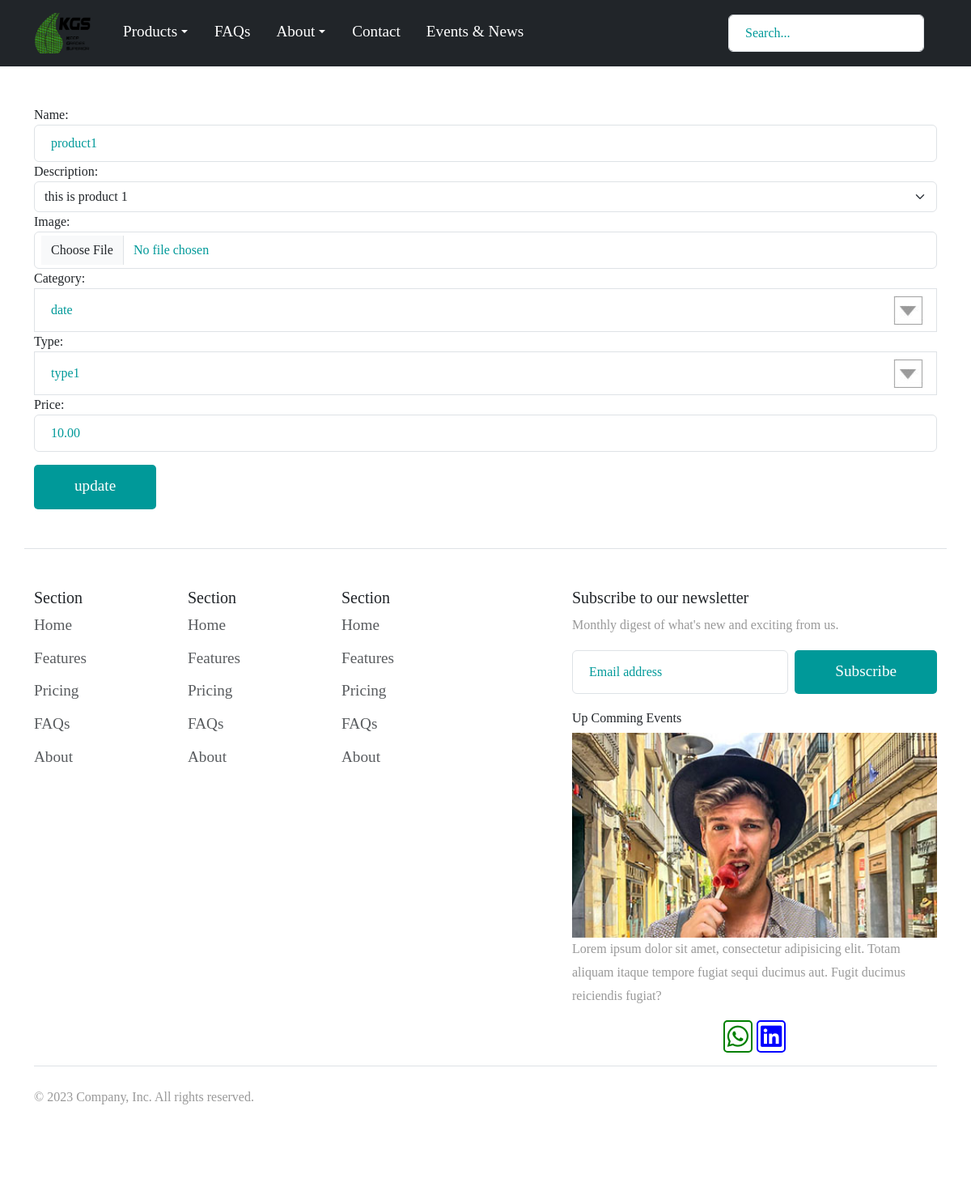
The page /update_product/1/ on the database as committed earlier.
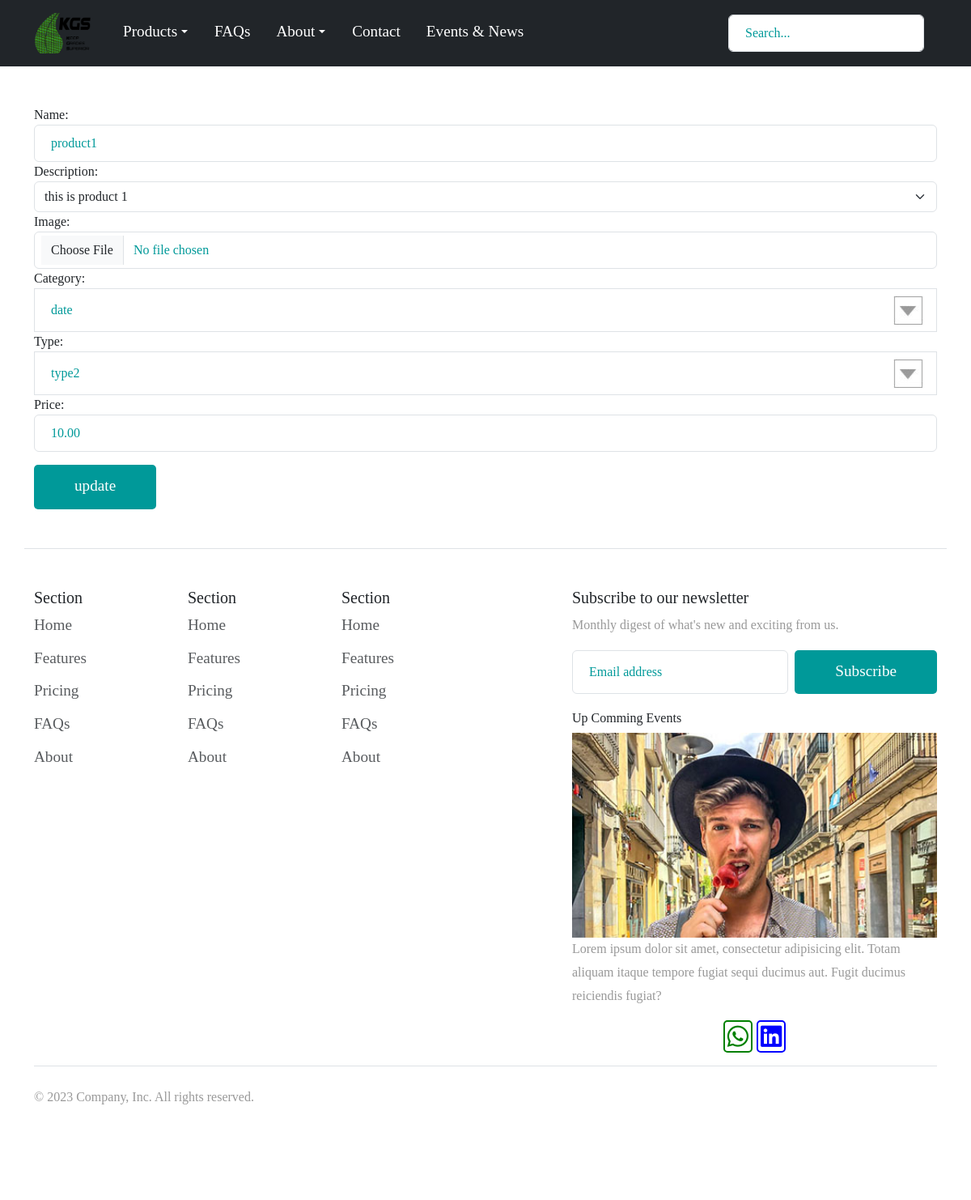
The same page on the database as committed later.
### enapp/models.py (models this page shows, shortened)
class Product(models.Model):
    name=models.CharField(max_length=100)
    description=models.TextField(max_length=500)
    image=models.ImageField(upload_to="mediafiles/product/")
    category=models.ForeignKey(Category,on_delete=models.CASCADE,related_name='products')
    type=models.ForeignKey(Type,on_delete=models.CASCADE,related_name="products")
    price=models.DecimalField(max_digits=8,decimal_places=2)
    created_at=models.DateTimeField(auto_now_add=True)

### enapp/views.py (the view, shortened to what this page needs)
# urls.py: path("update_product/<int:id>/",views.update_product,name="update-product")
def update_product(request:HttpRequest,id):
    product=Product.objects.get(pk=id)
    form=ProductForm(instance=product)
    return render(request,"update-product.html",{"form":form,"product":product})

### enapp/forms.py
class ProductForm(forms.ModelForm):
    class Meta:
        model=Product
        fields="__all__"
        widgets={
            "name":forms.TextInput(attrs={"class":"form-control"}),
            "description":forms.TextInput(attrs={"class":"form-select"}),
            "image":forms.FileInput(attrs={"class":"form-control"}),
            "category":forms.Select(attrs={"class":"form-control"}),
            "type":forms.Select(attrs={"class":"form-control"}),
            "price":forms.NumberInput(attrs={"class":"form-control"})
        }

### enapp/models.py (called while the page is built)
    def __str__(self) -> str:
        return self.title

    def __str__(self) -> str:
        return self.title

### enapp/templates/update-product.html
{% extends 'baseEn.html' %} {% load static %} {% block content %}
<div class="container mt-5 mb-5">
  <form action="{% url 'update-product' product.pk %}" method="post">
    {% csrf_token %} {{form}}
    <button type="submit" class="btn btn-primary mt-3">update</button>
  </form>
</div>
{% endblock %}

### enapp/templates/baseEn.html (shortened to what this page needs)
{% load static %}
<!DOCTYPE html>
<html lang="en">
  <head>
    <link
      href="https://cdn.jsdelivr.net/npm/bootstrap@5.3.2/dist/css/bootstrap.min.css"
      rel="stylesheet"
    />
    <link
      rel="stylesheet"
      href="https://cdnjs.cloudflare.com/ajax/libs/font-awesome/5.15.4/css/all.min.css"
    />
    <link rel="stylesheet" href="{% static 'css/style.css' %}" />
    <link rel="stylesheet" href="{% static 'css/product.css' %}" />
    <link
      rel="stylesheet"
      href="{% static 'css\OwlCarousel2-2.3.4\dist\assets\owl.carousel.min.css' %}"
    />
    <link
      rel="stylesheet"
      href="{% static 'css\OwlCarousel2-2.3.4\dist\assets\owl.theme.default.min.css' %}"
    />
    <link rel="stylesheet" href="{% static 'fontawesome/css/all.min.css' %}" />
    <link rel="stylesheet" href="{% static 'css/templatemo-style.css' %}" />
    <link rel="stylesheet" href="{% static 'css/gallery.css' %}" />
    <link rel="stylesheet" href="{% static 'css/resultSearch.css' %}" />
  </head>
  <body>
    <header class="p-3 text-bg-dark">
      <div class="container">
        <div
          class="d-flex flex-wrap align-items-center justify-content-center justify-content-lg-start"
        >
          <a
            href="{% url 'enhome' %}"
            class="d-flex align-items-center mb-2 mb-lg-0 text-white text-decoration-none"
          >
            <img
              src="{% static 'img/logo1.w.png' %}"
              class="me-4"
              style="width: 70px; height: 50px"
            />
          </a>
          <ul
            class="nav col-12 col-lg-auto me-lg-auto mb-2 justify-content-center mb-md-0"
          >
            <li>
              <div class="btn-group nav-link">
                <a
                  class="text-decoration-none text-white pl-3"
                  href="{% url 'products' %}"
                  >Products</a
                >
                <button
                  type="button"
                  class="btn btn-dark dropdown-toggle p-0"
                  data-bs-toggle="dropdown"
                  aria-expanded="false"
                ></button>
              </div>
            </li>
            <li>
              <a href="{% url 'FAQs' %}" class="nav-link px-3 text-white"
                >FAQs</a
              >
            </li>
            <div class="btn-group nav-link">
              <a
                class="text-decoration-none text-white pl-3"
                href="{% url 'AboutUs' %}"
                >About</a
              >
              <button
                type="button"
                class="btn btn-dark dropdown-toggle p-0"
                data-bs-toggle="dropdown"
                aria-expanded="false"
              ></button>
            </div>
            <li>
              <a href="{% url 'Contact' %}" class="nav-link px-3 text-white"
                >Contact</a
              >
            </li>
            <li>
              <a href="{% url 'E_N' %}" class="nav-link px-3 text-white"
                >Events & News</a
              >
            </li>
          </ul>
          <form
            class="col-12 col-lg-auto mb-3 mb-lg-0 me-lg-3"
            role="search"
            method="post"
            action="{% url 'result' %}"
          >
            <input
              type="search"
              class="form-control form-control-dark"
              placeholder="Search..."
              aria-label="Search"
              id="search"
              name="searchvalue"
              required
              autocomplete="off"
            />
          </form>
        </div>
      </div>
    </header>
    {% block content %} {% endblock %}
    <div class="container border-top">
      <footer class="py-5">
        <div class="row">
          <div class="col-6 col-md-2 mb-3">
            <h5>Section</h5>
            <ul class="nav flex-column">
              <li class="nav-item mb-2">
                <a href="#" class="nav-link p-0 text-body-secondary">Home</a>
              </li>
              <li class="nav-item mb-2">
                <a href="#" class="nav-link p-0 text-body-secondary"
                  >Features</a
                >
              </li>
              <li class="nav-item mb-2">
                <a href="#" class="nav-link p-0 text-body-secondary">Pricing</a>
              </li>
              <li class="nav-item mb-2">
                <a href="#" class="nav-link p-0 text-body-secondary">FAQs</a>
              </li>
              <li class="nav-item mb-2">
                <a href="#" class="nav-link p-0 text-body-secondary">About</a>
              </li>
            </ul>
          </div>
          <div class="col-6 col-md-2 mb-3">
            <h5>Section</h5>
            <ul class="nav flex-column">
              <li class="nav-item mb-2">
                <a href="#" class="nav-link p-0 text-body-secondary">Home</a>
              </li>
              <li class="nav-item mb-2">
                <a href="#" class="nav-link p-0 text-body-secondary"
                  >Features</a
                >
              </li>
              <li class="nav-item mb-2">
                <a href="#" class="nav-link p-0 text-body-secondary">Pricing</a>
              </li>
              <li class="nav-item mb-2">
                <a href="#" class="nav-link p-0 text-body-secondary">FAQs</a>
              </li>
              <li class="nav-item mb-2">
                <a href="#" class="nav-link p-0 text-body-secondary">About</a>
              </li>
            </ul>
          </div>
          <div class="col-6 col-md-2 mb-3">
            <h5>Section</h5>
            <ul class="nav flex-column">
              <li class="nav-item mb-2">
                <a href="#" class="nav-link p-0 text-body-secondary">Home</a>
              </li>
              <li class="nav-item mb-2">
                <a href="#" class="nav-link p-0 text-body-secondary"
                  >Features</a
                >
              </li>
              <li class="nav-item mb-2">
                <a href="#" class="nav-link p-0 text-body-secondary">Pricing</a>
              </li>
              <li class="nav-item mb-2">
                <a href="#" class="nav-link p-0 text-body-secondary">FAQs</a>
              </li>
              <li class="nav-item mb-2">
                <a href="#" class="nav-link p-0 text-body-secondary">About</a>
              </li>
            </ul>
          </div>
          <div class="col-md-5 offset-md-1 mb-3">
            <form>
              <h5>Subscribe to our newsletter</h5>
              <p>Monthly digest of what's new and exciting from us.</p>
              <div class="d-flex flex-column flex-sm-row w-100 gap-2">
                <input
                  id="newsletter1"
                  type="text"
                  class="form-control"
                  placeholder="Email address"
                />
                <button class="btn btn-primary" type="button">Subscribe</button>
              </div>
            </form>
            <div class="upComming">
              <h6>Up Comming Events</h6>
              <a href="{% url 'E_N' %}">
                <img
                  class="eventImg"
                  src="{% static 'img/people-4.jpg' %}"
                  alt=""
                />
              </a>
              <p>
                Lorem ipsum dolor sit amet, consectetur adipisicing elit. Totam
                aliquam itaque tempore fugiat sequi ducimus aut. Fugit ducimus
                reiciendis fugiat?
              </p>
            </div>
            <div class="social-media">
              <a
                aria-label="Chat on WhatsApp"
                href="https://wa.me/+989164043164"
              >
                <i class="fab fa-whatsapp whatsapp-icon"></i>
              </a>
              <a href="https://www.linkedin.com/in/hasan-heydari-547791193/">
                <i class="fab fa-linkedin linkedin-icon"></i>
              </a>
            </div>
          </div>
        </div>
        <div
          class="d-flex flex-column flex-sm-row justify-content-between py-4 mb-4 border-top"
        >
          <p>© 2023 Company, Inc. All rights reserved.</p>
        </div>
      </footer>
    </div>
  </body>
</html>

### static/css/style.css (style rules this page uses)
body { font-family: "Exo_2"; }
img { object-fit: cover; }
:root { --lerp-0: 1; --lerp-1: 0.5787037; --lerp-2: 0.2962963; --lerp-3: 0.125; }
.upComming { margin-top: 20px; }
.eventImg { width: 100%; height: 100%; }
.social-media { display: flex; justify-content: center; gap: 5px; }
.linkedin-icon, .whatsapp-icon { font-size: 30px; border-radius: 5px; padding: 3px; transition: 0.2s; }
.whatsapp-icon { color: green; border: 2px solid green; }
.linkedin-icon { color: blue; border: 2px solid blue; }

### static/css/product.css (style rules this page uses)
p { line-height: 1.8; }
a { text-decoration: none; transition: all 0.3s ease; }
.btn { border-radius: 0; }
.btn-primary { background-color: #009999; border: 0; border-radius: 5px; padding: 12px 50px 14px; font-size: 1.2rem; }
.form-control { padding: 10px 20px; width: 100%; height: auto; }
.nav-item { margin-right: 30px; }
.nav-item:last-child { margin-right: 0; }
.nav-link { color: #666666; border-bottom: 4px solid transparent; font-size: 1.2rem; }
p, .tm-text-gray { color: #999; }
select.form-control { border-radius: 0; }
select.form-control option { height: 30px; }
select:not([multiple]) { -webkit-appearance: none; -moz-appearance: none; background-position: right 15px center; background-repeat: no-repeat; background-image: url(../img/select-arrow.png); padding: 14px 20px; padding-right: 20px; color: #666; }
.form-control, input:-internal-autofill-selected, select:not([multiple]) { color: #009999 !important; }
.form-control::placeholder { color: #009999; opacity: 1; }

### static/css/templatemo-style.css (style rules this page uses)
p { line-height: 1.8; }
a { text-decoration: none; transition: all 0.3s ease; }
.btn { border-radius: 0; }
.btn-primary { background-color: #009999; border: 0; border-radius: 5px; padding: 12px 50px 14px; font-size: 1.2rem; }
.form-control { padding: 10px 20px; width: 100%; height: auto; }
.nav-item { margin-right: 30px; }
.nav-item:last-child { margin-right: 0; }
.nav-link { color: #666666; border-bottom: 4px solid transparent; font-size: 1.2rem; }
p, .tm-text-gray { color: #999; }
select.form-control { border-radius: 0; }
select.form-control option { height: 30px; }
select:not([multiple]) { -webkit-appearance: none; -moz-appearance: none; background-position: right 15px center; background-repeat: no-repeat; background-image: url(../img/select-arrow.png); padding: 14px 20px; padding-right: 20px; color: #666; }
.form-control, input:-internal-autofill-selected, select:not([multiple]) { color: #009999 !important; }
.form-control::placeholder { color: #009999; opacity: 1; }

Rows that differ between the two databases and show on the page:
changed Product "product1": type "type1" → "type2"
